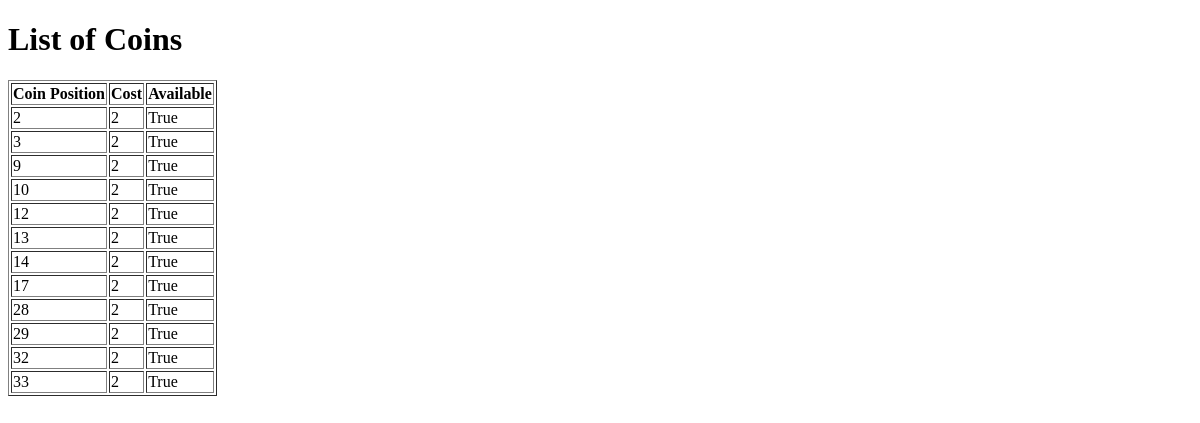
Before: /coins/ with the older database file.
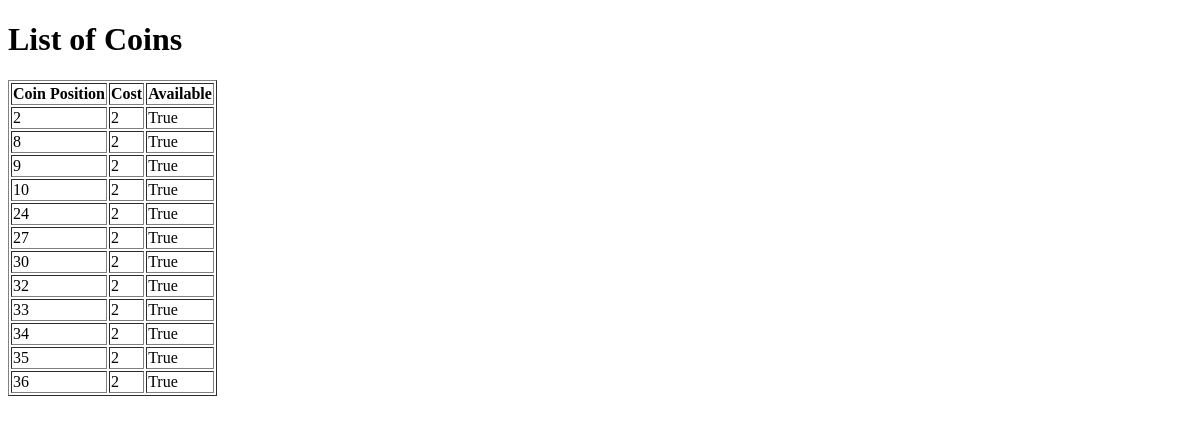
After: the same page with the newer database file.
### myaso_app/models.py (models this page shows, shortened)
class Coin(models.Model):
    coin_position = models.IntegerField(default=0)
    cost = models.IntegerField(default=2)
    is_available = models.BooleanField(default=True)

### myaso_app/views.py (the view)
# urls.py: path('coins/', views.coin_list, name='coin_list'),
def coin_list(request):
    coins = Coin.objects.all()
    return render(request, 'coin_list.html', {'coins': coins})

### myaso_app/templates/coin_list.html (shortened to what this page needs)
<!DOCTYPE html>
<html lang="ru">
<head>
</head>
<body>
    <h1>List of Coins</h1>
    <table border="1">
        <thead>
            <tr>
                <th>Coin Position</th>
                <th>Cost</th>
                <th>Available</th>
            </tr>
        </thead>
        <tbody>
            {% for coin in coins %}
                <tr>
                    <td>{{ coin.coin_position }}</td>
                    <td>{{ coin.cost }}</td>
                    <td>{{ coin.is_available }}</td>
                </tr>
            {% endfor %}
        </tbody>
    </table>
</body>
</html>

Changed rows visible on the page:
removed Coin: coin_position "3", cost "2", is_available "True"
removed Coin: coin_position "12", cost "2", is_available "True"
removed Coin: coin_position "13", cost "2", is_available "True"
removed Coin: coin_position "14", cost "2", is_available "True"
removed Coin: coin_position "17", cost "2", is_available "True"
removed Coin: coin_position "28", cost "2", is_available "True"
removed Coin: coin_position "29", cost "2", is_available "True"
added Coin: coin_position "8", cost "2", is_available "True"
added Coin: coin_position "24", cost "2", is_available "True"
added Coin: coin_position "27", cost "2", is_available "True"
added Coin: coin_position "30", cost "2", is_available "True"
added Coin: coin_position "34", cost "2", is_available "True"
added Coin: coin_position "35", cost "2", is_available "True"
added Coin: coin_position "36", cost "2", is_available "True"
